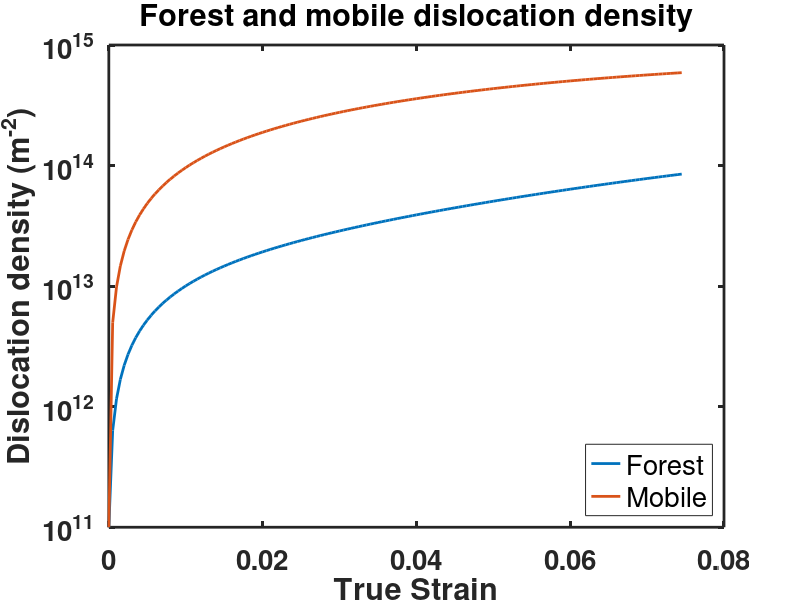
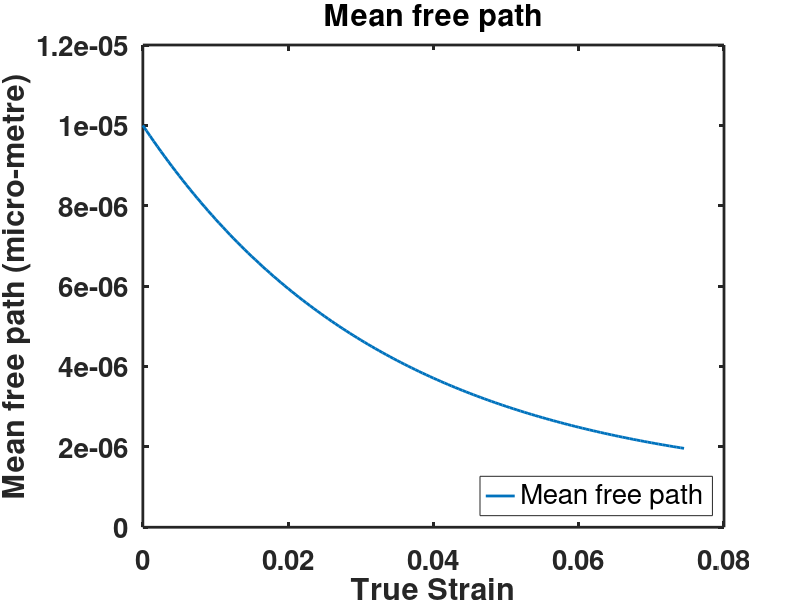
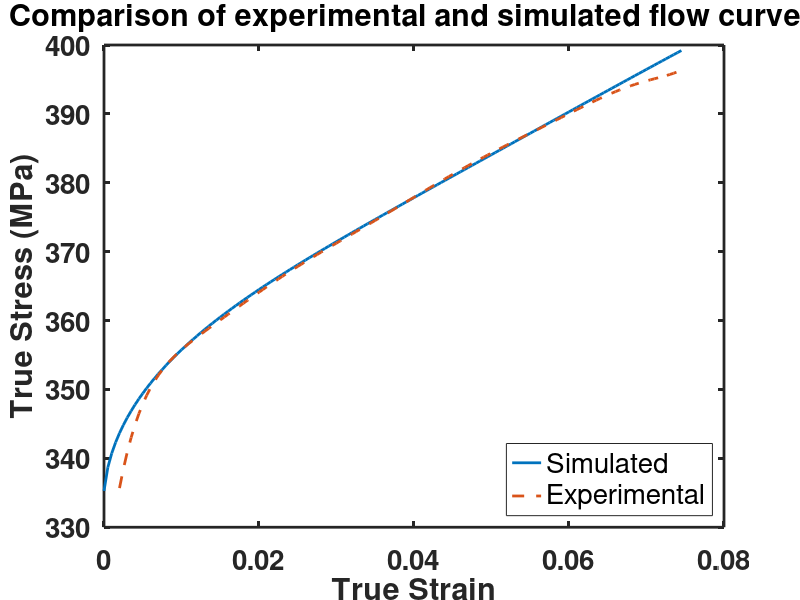

Source code (MATLAB) for these figures, in order:
%Tensile flow and work hardening behaviour of type 316L(N) austenitic stainless steel 
%in the framework of one-internal-variableand two-internal-variable approaches

clc;
clear;

data = load('example_1.txt');
exp_strain = data(:,1);
exp_stress = data(:,2);

%Input Material parameters
%Al
b=2.86E-10; %Burgers vector
G=27000;    %Shear modulus
orientationfactor=3.1;      %Taylor factor
alpha=0.3;

%Specify the total plastic strain till which simulations should be
%performed

total_plastic_strain=0.0745;

%define the strain increment for performing the simulations
h=0.0005; %a small value should always be used for accurate numerical integartion to be performed later

%Calculate the total number of steps in the calculation
total_steps=total_plastic_strain/h;

%Intialize variables for storing the output variables such as dislocation
%density and flow stress

Rho=zeros(1,(total_steps+1)); %initialize dislocation density
stress=zeros(1,(total_steps+1));%initialize flow stress
strain=zeros(1,(total_steps+1)); %intialize strain
Rhom=zeros(1,(total_steps+1));   %intialize mobile dislocation density
meanfreepath=zeros(1,(total_steps+1)); %intialize mean free path

%set initial counter
dynamic=1;

%Give an intial guess of K1 , K2, intial dislocation density and yield
%strength

 kl=30;          %Initial guess of K1
 k2=15;           %Initial guess of K2 
 L_S=1E-6;        %saturation value of mean free path;
 
 Rho(dynamic)=1E11;                   %intial forest dislocation density
 Rhom(dynamic)=1E11;                  %intial mobile dislocation density
 meanfreepath(dynamic)=10E-6;         %Intial mean free path
 yield=333;                           %yield stength of the material
 stress(dynamic)=yield+orientationfactor*alpha*G*b*sqrt(Rho(dynamic));
 
 
while dynamic <=total_steps
    
              y_1= -kl*(meanfreepath(dynamic)-L_S)*h;
              y_2= -kl*((meanfreepath(dynamic)+0.5*y_1)-L_S)*h;
              y_3= -kl*((meanfreepath(dynamic)+0.5*y_2)-L_S)*h;
              y_4= -kl*((meanfreepath(dynamic)+y_3)-L_S)*h;
    
              meanfreepath(dynamic+1)= meanfreepath(dynamic)+((y_1+2*y_2+2*y_3+y_4)/6);
              
              z_1=(orientationfactor/b)*((1/L_S)-(1/(meanfreepath(dynamic))))*h;
              z_2=(orientationfactor/b)*((1/L_S)-(1/(meanfreepath(dynamic))))*h;
              z_3=(orientationfactor/b)*((1/L_S)-(1/(meanfreepath(dynamic))))*h;
              z_4=(orientationfactor/b)*((1/L_S)-(1/(meanfreepath(dynamic))))*h;
              
             Rhom(dynamic+1)= Rhom(dynamic)+((z_1+2*z_2+2*z_3+z_4)/6);
              
             m_1= orientationfactor*((1/(b*meanfreepath(dynamic)))-k2*Rho(dynamic))*h;
             m_2= orientationfactor*((1/(b*meanfreepath(dynamic)))-k2*(Rho(dynamic)+0.5*m_1))*h;
             m_3= orientationfactor*((1/(b*meanfreepath(dynamic)))-k2*(Rho(dynamic)+0.5*m_2))*h;
             m_4= orientationfactor*((1/(b*meanfreepath(dynamic)))-k2*(Rho(dynamic)+m_3))*h;
             
              Rho(dynamic+1)= Rho(dynamic)+((m_1+2*m_2+2*m_3+m_4)/6);
              strain(dynamic+1)=strain(dynamic)+h;
              stress(dynamic+1)=yield+orientationfactor*alpha*G*b*sqrt(Rho(dynamic+1)); 
             dynamic=dynamic+1;
end

 %plot forest dislocation density with plastic strain
plot(strain,Rho,'linewidth',2)
hold on
plot(strain,Rhom,'linewidth',2)
title('Forest and mobile dislocation density')
xlabel('True Strain')
ylabel('Dislocation density (m^-^2)')
set(gca, 'YScale', 'log')
set(gca,'FontSize',20,'fontweight','bold')
set(gcf,'color','w');
set(gca,'linewidth',2);
legend('Forest','Mobile','Location','Southeast','Orientation','vertical','fontsize',20);
figure ()

plot(strain,meanfreepath,'linewidth',2)
title('Mean free path')
xlabel('True Strain')
ylabel('Mean free path (micro-metre)')
set(gca,'FontSize',20,'fontweight','bold')
set(gcf,'color','w');
set(gca,'linewidth',2);
legend('Mean free path','Location','Southeast','Orientation','vertical','fontsize',20);
figure ()


%compare simulated flow stress with plastic strain with experimental flow
%stress data
plot(strain,stress,'linewidth',2) %simulated
hold on
plot(exp_strain,exp_stress,'linewidth',2,'LineStyle','--') %experimental
title('Comparison of experimental and simulated flow curves')
xlabel('True Strain')
ylabel('True Stress (MPa)')
set(gca,'FontSize',20,'fontweight','bold')
set(gcf,'color','w');
set(gca,'linewidth',2);
legend('Simulated','Experimental','Location','Southeast','Orientation','vertical','fontsize',20);
 
